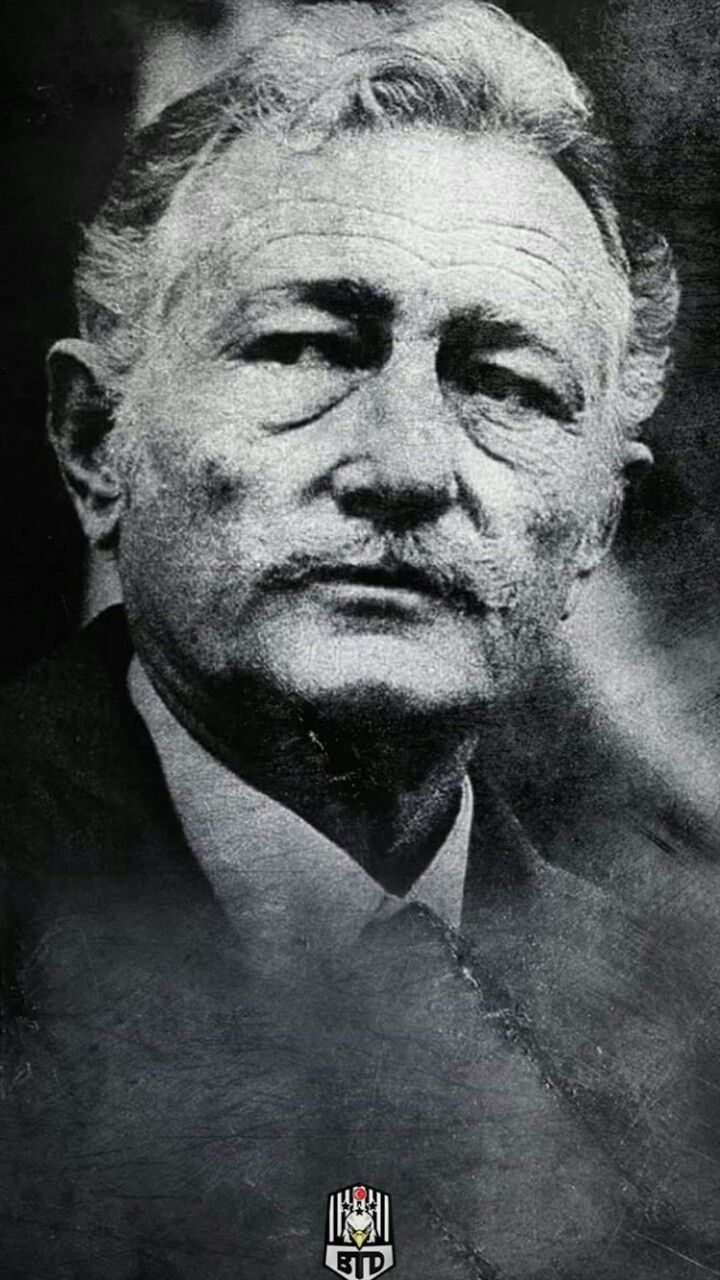
#> input picture resimler/suleymanseba.jpg, 720 x 1280 px
$ python odev.py
#> lines starting #> are read from the running program, lines starting #| are printed output that depends on the picture
import cv2
import numpy as np
import matplotlib.pyplot as plt


image = cv2.imread('resimler/suleymanseba.jpg', cv2.IMREAD_GRAYSCALE)
#> image: shape (1280, 720); min 0, max 253, mean 87.6

if image is not None:
    hist = cv2.calcHist([image], [0], None, [256], [0, 256])
#> hist = 256 values, max 10018 at index 13, min 0 at index 252, mean 3600

    plt.hist(image.ravel(), 256, [0, 256])
    plt.xlabel('Piksel Değeri')
    plt.ylabel('Piksel Sayisi')
    plt.title('Gri Resim Histogrami')
    plt.show()
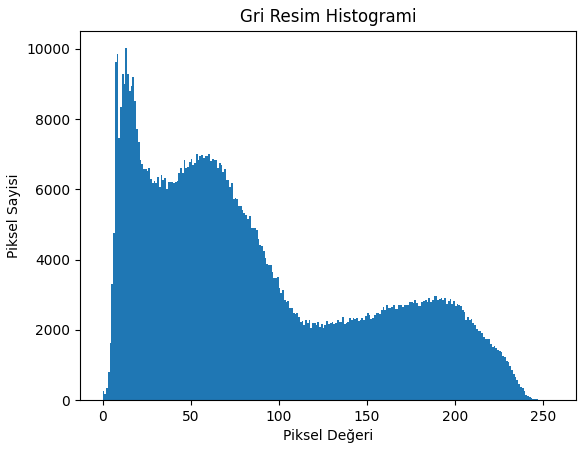
#> figure drawn by matplotlib, 1 panel; tallest bar 10018 high, from x = 13 to 14
else:
    print("Resim yüklenemedi veya bulunamadi.")
